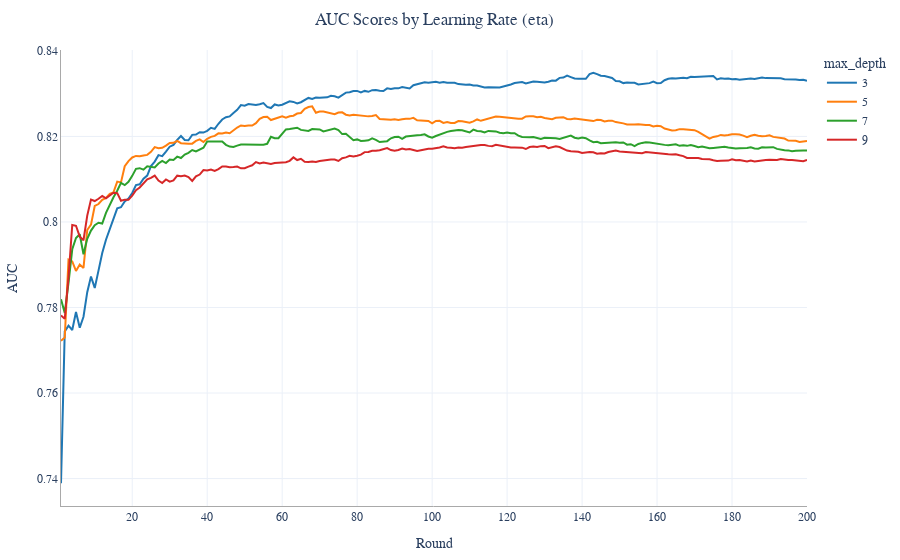

The code cell stored with this chart in its notebook:
### Code cell
# Create a DataFrame
scores_df = pd.DataFrame(data)

fig = px.line(scores_df, x='Round', y='AUC', color='max_depth', 
              title='AUC Scores by Learning Rate (eta)')

# Show the plot
fig.show()

### Figure 1 — Plotly figure (JSON) as saved in the notebook; plotly's stock layout.template omitted (floating-point values rounded to 4 significant figures; data arrays with more than 128 entries replaced by an {"elided": "..."} marker saying what was removed)
{"data": [{"hovertemplate": "max_depth=3<br>Round=%{x}<br>AUC=%{y}<extra></extra>", "legendgroup": "3", "line": {"color": "#1F77B4", "dash": "solid"}, "marker": {"symbol": "circle"}, "mode": "lines", "name": "3", "orientation": "v", "showlegend": true, "type": "scatter", "x": {"elided": "200 int values"}, "xaxis": "x", "y": {"elided": "200 float values"}, "yaxis": "y"}, {"hovertemplate": "max_depth=5<br>Round=%{x}<br>AUC=%{y}<extra></extra>", "legendgroup": "5", "line": {"color": "#FF7F0E", "dash": "solid"}, "marker": {"symbol": "circle"}, "mode": "lines", "name": "5", "orientation": "v", "showlegend": true, "type": "scatter", "x": {"elided": "200 int values"}, "xaxis": "x", "y": {"elided": "200 float values"}, "yaxis": "y"}, {"hovertemplate": "max_depth=7<br>Round=%{x}<br>AUC=%{y}<extra></extra>", "legendgroup": "7", "line": {"color": "#2CA02C", "dash": "solid"}, "marker": {"symbol": "circle"}, "mode": "lines", "name": "7", "orientation": "v", "showlegend": true, "type": "scatter", "x": {"elided": "200 int values"}, "xaxis": "x", "y": {"elided": "200 float values"}, "yaxis": "y"}, {"hovertemplate": "max_depth=9<br>Round=%{x}<br>AUC=%{y}<extra></extra>", "legendgroup": "9", "line": {"color": "#D62728", "dash": "solid"}, "marker": {"symbol": "circle"}, "mode": "lines", "name": "9", "orientation": "v", "showlegend": true, "type": "scatter", "x": {"elided": "200 int values"}, "xaxis": "x", "y": {"elided": "200 float values"}, "yaxis": "y"}], "layout": {"legend": {"title": {"text": "max_depth"}, "tracegroupgap": 0}, "title": {"text": "AUC Scores by Learning Rate (eta)"}, "xaxis": {"anchor": "y", "domain": [0, 1], "title": {"text": "Round"}}, "yaxis": {"anchor": "x", "domain": [0, 1], "title": {"text": "AUC"}}}}
